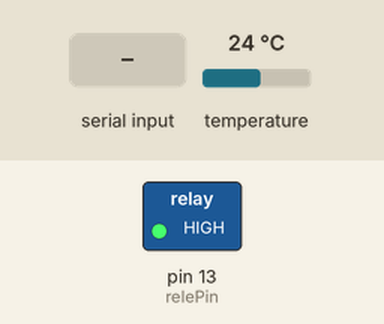
Bench run of a sketch on a simulated Arduino Uno, built with avr-gcc and run on an emulated ATmega328P. Shown: switched loads named in the sketch (green lamp = pin HIGH). Inputs (shaded band) come from the test bench; at power-on: temperature 24 °C. What the sketch prints to the serial monitor is not drawn.

Above: at 1.2 s.
1.3 s: "R" received over Serial
At 2.5 s:
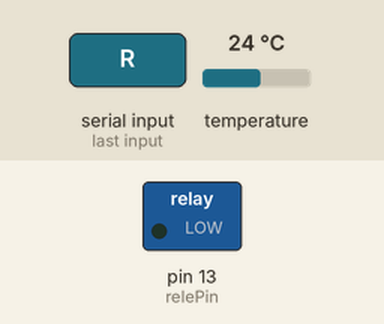
2.8 s: "r" received over Serial
At 3.6 s:
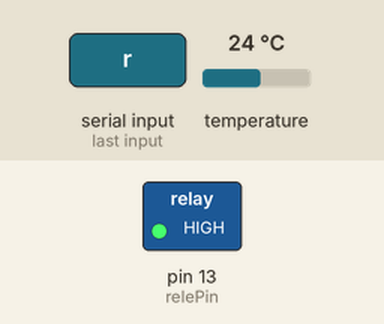
Timing chart, 0 to 5.8 s (numbered marks = the images above; inputs shaded):
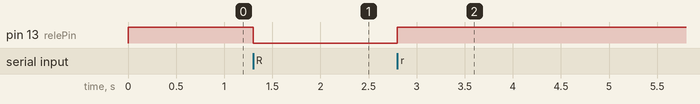

Measured:
- after the input at 1.3 s, pin 13 (relePin): HIGH → LOW at once
- after the input at 2.8 s, pin 13 (relePin): LOW → HIGH at once

The sketch:

main.ino
```cpp
#include <Arduino.h>
#include "main.h"

void setup() {
	Serial.begin(9600);

	pinMode(relePin, OUTPUT);
	digitalWrite(relePin, HIGH);

	temp_read_start();

	Serial.println("start");
}

void serialCommand() {
	int incomingByte = 0; // for incoming serial data
	// send data only when you receive data:
	if (Serial.available() > 0) {
		// read the incoming byte:
		incomingByte = Serial.read();

		if (incomingByte == 't') {
			Serial.print("temp:");
			Serial.println(get_temp());
		}

		if (incomingByte == 'R') {
			//Serial.print("rele ON");
			digitalWrite(relePin, LOW);
		}

		if (incomingByte == 'r') {
			//Serial.print("rele OFF");
			digitalWrite(relePin, HIGH);
		}
	}
}

void loop() {
	serialCommand();

}
```

main.h
```cpp
#define relePin 13

#define tempSensor_pin 8


#define targetTemp 60.0
#define target_delta 0.5
#define time_mult 200

//main loop pause
#define time_pause 0

//define controlling window size
#define WindowSize 5000

//lcd refresh time
#define lcdRefreshMS 200


void temp_read_start();
double get_temp();
```

temp_reader.cpp
```cpp
#include <WProgram.h>
#include <OneWire.h>
#include <MsTimer2.h>
#include "main.h"

#define CICLE_MILLIS 750

OneWire ds(tempSensor_pin); // on pin 8

byte addr[8];
double digital_temperature;

double get_temp() {
	return digital_temperature;
}


void start_conversion(){
	//Serial.println("start_conversion");
	ds.reset();
	ds.select(addr);
	ds.write(0x44, 1); // start conversion, with parasite power on at the end
}


void readTemp(){
	//Serial.println("readTemp");

	byte i;
	byte present = 0;
	byte data[12];
	int HighByte, LowByte, TReading, SignBit;
	int Tc_100;

	present = ds.reset();
	ds.select(addr);
	ds.write(0xBE); // Read Scratchpad

	for (i = 0; i < 9; i++) { // we need 9 bytes
		data[i] = ds.read();
	}

	//convert
	LowByte = data[0];
	HighByte = data[1];
	TReading = (HighByte << 8) + LowByte;
	SignBit = TReading & 0x8000; // test most sig bit
	if (SignBit) // negative
	{
		TReading = (TReading ^ 0xffff) + 1; // 2's comp
	}
	Tc_100 = (6 * TReading) + TReading / 4; // multiply by (100 * 0.0625) or 6.25

	digital_temperature = Tc_100 / 100.0;


}


void interrupt_handler(){
	//Serial.println("interrupt_handler");
	readTemp();
	start_conversion();
}


void temp_read_start() {

	//Serial.println("temp_read_start");

	//search Address
	ds.reset_search();
	if (!ds.search(addr)) {
		return;
	}
	if (OneWire::crc8(addr, 7) != addr[7]) {
		return;
	}
	//check for family
	if (addr[0] != 0x28) {
		return;
	}

	start_conversion();

	//Serial.println("start measure");
	MsTimer2::set(CICLE_MILLIS, interrupt_handler); //
	MsTimer2::start();
}
```
